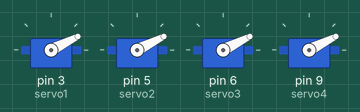
Simulated run of this sketch. Board: Arduino Uno, built with avr-gcc and run on an emulated ATmega328P. Parts: 4 × servo. At 2.0 s the program stops and its outputs stay as they are.

Above: at 0.15 s.
At 1.05 s:
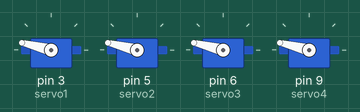
At 1.65 s:
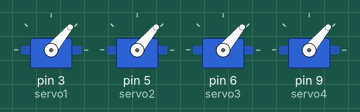
At 2.1 s:
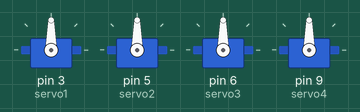
Timing chart, 0 to 3.5 s (numbered marks = the images above):
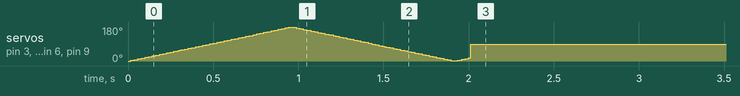

The sketch:

4_Servo_Motors_Sweep.ino
```cpp
#include <Servo.h>

Servo servo1;
Servo servo2;
Servo servo3;
Servo servo4;

unsigned long startTime;

void setup()
{
  servo1.attach(3);
  servo2.attach(5);
  servo3.attach(6);
  servo4.attach(9);

  startTime = millis();
}

void loop()
{
  // تشغيل Sweep لمدة ثانيتين فقط
  if (millis() - startTime < 2000)
  {
    for (int pos = 0; pos <= 180; pos++)
    {
      servo1.write(pos);
      servo2.write(pos);
      servo3.write(pos);
      servo4.write(pos);

      delay(5);

      if (millis() - startTime >= 2000)
        break;
    }

    for (int pos = 180; pos >= 0; pos--)
    {
      servo1.write(pos);
      servo2.write(pos);
      servo3.write(pos);
      servo4.write(pos);

      delay(5);

      if (millis() - startTime >= 2000)
        break;
    }
  }
  else
  {
    // تثبيت جميع المحركات عند 90 درجة
    servo1.write(90);
    servo2.write(90);
    servo3.write(90);
    servo4.write(90);

    while(true)
    {
      // توقف البرنامج هنا
    }
  }
}
```
